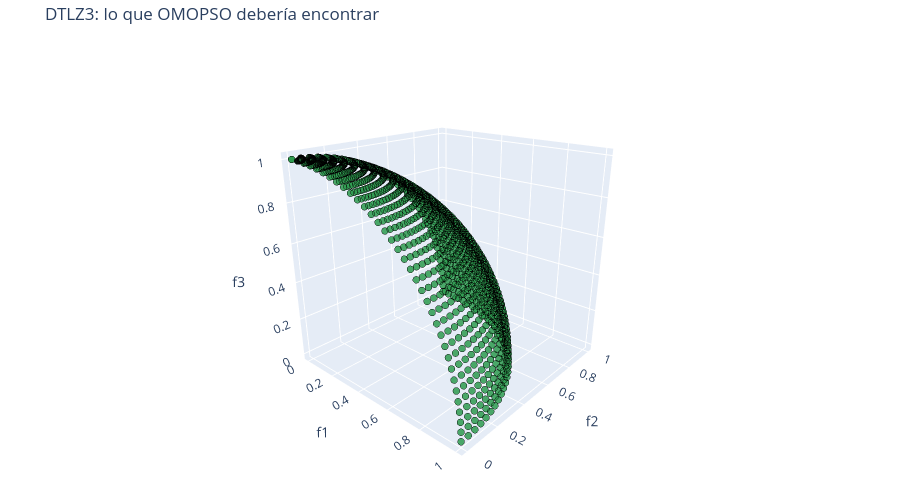

Write notebook code for a chart like this one.
### Markdown cell above
👀 **La respuesta que conocemos.** Antes de correr el optimizador, mira lo que debería encontrar: el octante de la esfera de radio 1. **Gíralo con el mouse** (arrastra), acércate con la rueda. Cada punto es una decisión con $x_3 = 0.5$; $x_1$ y $x_2$ dicen dónde queda sobre la esfera. El frente de Pareto de tres objetivos es una **superficie**: eso es lo que OMOPSO tiene que cubrir, no un punto.

### Code cell
hidra.frente_3d((hidra.frente_verdadero_dtlz3(), 'frente verdadero: el octante de la esfera'), ejes=('f1', 'f2', 'f3'),
                titulo='DTLZ3: lo que OMOPSO debería encontrar', alto=480).show()      # 3-D interactiva: se gira con el mouse

### Figure 1 — Plotly figure (JSON) as saved in the notebook; plotly's stock layout.template omitted (floating-point values rounded to 4 significant figures; data arrays with more than 128 entries replaced by an {"elided": "..."} marker saying what was removed)
{"data": [{"hovertemplate": "f1 %{x:.3g}<br>f2 %{y:.3g}<br>f3 %{z:.3g}<extra>frente verdadero: el octante de la esfera</extra>", "marker": {"color": "#2e9b4f", "line": {"color": "black", "width": 0.5}, "opacity": 0.85, "size": 4}, "mode": "markers", "name": "frente verdadero: el octante de la esfera", "type": "scatter3d", "x": {"elided": "1225 float values"}, "y": {"elided": "1225 float values"}, "z": {"elided": "1225 float values"}}], "layout": {"height": 480, "legend": {"bgcolor": "rgba(255,255,255,0.7)", "x": 0.01, "y": 0.99}, "margin": {"b": 0, "l": 0, "r": 0, "t": 40}, "scene": {"aspectmode": "cube", "camera": {"eye": {"x": 1.5, "y": -1.7, "z": 0.9}}, "xaxis": {"title": {"text": "f1"}}, "yaxis": {"title": {"text": "f2"}}, "zaxis": {"title": {"text": "f3"}}}, "title": {"text": "DTLZ3: lo que OMOPSO debería encontrar"}}}
